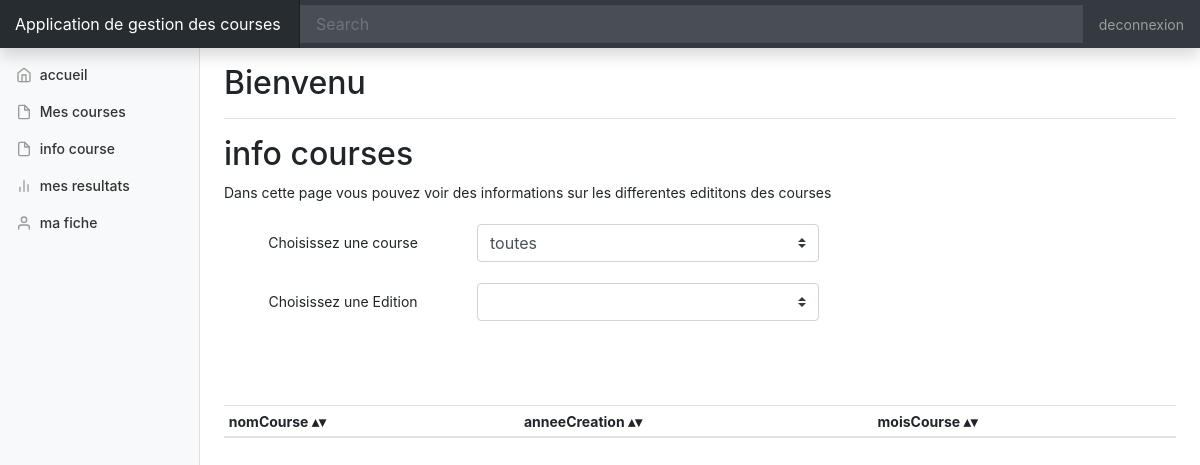
Page /projetlifbdw/adh/course.php on the earlier database version.
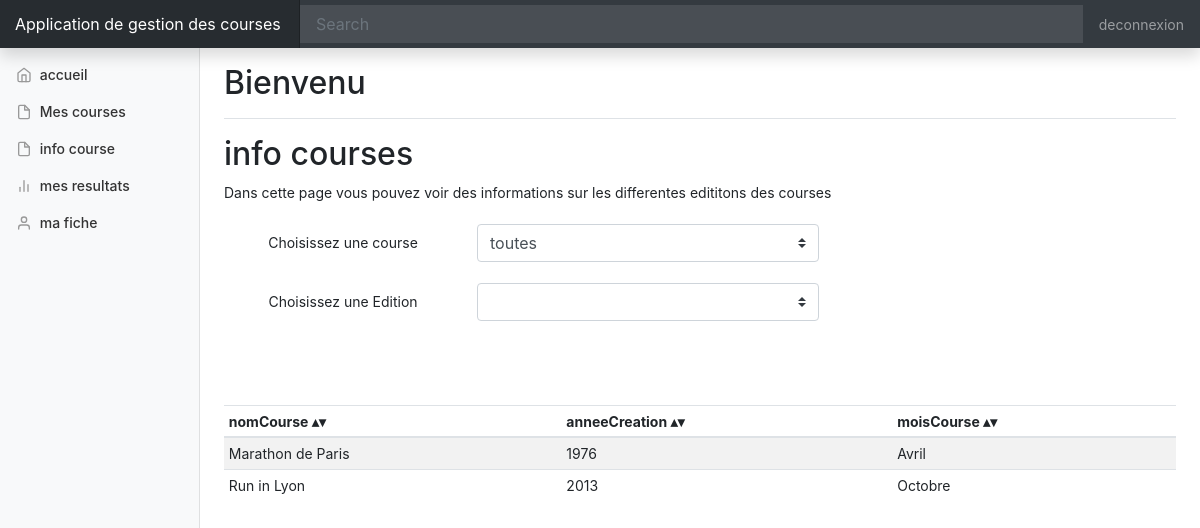
Same page on the later database version.
### tables this page shows
CREATE TABLE `Course` (
  `idCourse` int(11) NOT NULL,
  `nomC` varchar(255) NOT NULL,
  `anneeCreation` int(11) NOT NULL,
  `moisCourse` varchar(255) DEFAULT NULL
);

### projetlifbdw/adh/course.php (the view, shortened to what this page needs)
<?php $status = session_status();
if (file_exists('../includes/functions.php')) {
    include_once('../includes/functions.php');}
?>
<!DOCTYPE html>
<html>
    <head>
        <link href="//maxcdn.bootstrapcdn.com/bootstrap/4.0.0/css/bootstrap.min.css" rel="stylesheet" id="bootstrap-css">
    </head>
    <body>
        <?php
            $content = '
            Dans cette page vous pouvez voir des informations sur les differentes edititons des courses
             <BR> <BR>
            <form id="course_info_form"  class="col-md-offset-2">
            <div class="form-inline ">
            <label  class="col-md-3" for="select">Choisissez une course</label>
            <div class="col-lg-9 ">
            <select class="form-control   custom-select"  style = " width: 50%"  id="select_course" name="select_course">
            <option value="0" selected> toutes</option>';
                $table_de_course = import_load_course();
                foreach ($table_de_course as $key => $course) {
                    if ($key==0) continue;
                    else $content .= "<option value='" . $course['idCourse'] ."'> ". $course['nomC'] ."</option>";
                }
    $content .= '
                </select>
                </div>
                </div>
                <br>
                <div class="form-inline">
                <label class="col-md-3" for="select_edition"> Choisissez une Edition</label>
                <div class="col-lg-9">
                <select class="form-control custom-select" style = " width: 50%"  id="select_edition" name="select_edition" required>
                </select>
                </div>
                </div>
                    <br>
                    <!-- <div class="form-inline">
                <label class="col-md-3" for="select_epreuve"> Choisissez une epreuve</label>
                <div class="col-lg-9">
                <select class="form-control custom-select"  style = " width: 50%" id="select_epreuve" name="select_epreuve" required>
                </select>
                </div>
                </div>
                <br>
                <input type="hidden" class="form-control" name="course_info_adh_hidden_sender" value="1">
                <div class="text-center">
                <button type="submit" class="btn btn-primary center-block" id = "submit_course_info_adh" value = "submit_course_info_adh"  name = "submit_course_info_adh">soumettre</button>
                </div>-->
                </form>
                    <BR><BR><BR>
                <div id ="query_table_response">'.
                ad_get_liste_courses()
                .'</div>
                ';
        get_dashboard_template($content,"info courses");
        ?>
    </body>
</html>

### projetlifbdw/includes/connexcionBD.php (shortened to what this page needs)
<?php
$dbHost = "localhost";
$dbUser = "root";
$dbPwd = "";
$dbName = "baselifbdw1_p1714033_p1707606";
$conn = new mysqli($dbHost, $dbUser, $dbPwd, $dbName);
function traiterRequete($req){
    GLOBAL $conn;
	if ($conn->connect_error) {
    	die("Connection failed: " . $conn->connect_error);
	}
    else return mysqli_query($conn, $req);
}
function traiterRequeteK($req)
{
  GLOBAL $conn;
  $connexion = $conn;
  if(mysqli_connect_errno())
    printf("Échec de la connexion :%s",mysqli_connect_error()) ;
  else {
    $tableauRetourne = array() ;
    $resultat = mysqli_query($connexion, $req) ;
    if($resultat == FALSE)
    printf("Échec de la requête ") ;
    else {
      $finfo = mysqli_fetch_fields($resultat);
      $entete = array() ;
      foreach ($finfo as $val){
        array_push($entete, $val->name);
      }
      $tableauRetourne[0]=$entete ;
      $cpt=1 ;
      while ($ligne = mysqli_fetch_assoc($resultat)) {
        $tableauRetourne[$cpt++]= $ligne ;
      }
    }
  }
  return $tableauRetourne;
}
function Array2Table($tableauRetourne, $show_ed = false,$show_rm = false  )
{
  $leTableau = '<table align="center" class="sortable table table-striped table-sm" id="myTable">';
  foreach ($tableauRetourne as  $key => $tuple) {
    if ($key == 0) {
      $leTableau .='<thead><tr id="tableHeader" class="header">';
      foreach ($tuple as $attribut) {
        $leTableau .= '<th>' . $attribut . '</th>';
      }
      $leTableau .='</tr></thead>';
    }
    else {
      $leTableau .='<tr>';
      foreach ($tuple as $attribut) {
        $leTableau .= '<td>' . $attribut . '</td>';
      }
      $leTableau .='</tr>';
    }
  }
  $leTableau .= '</table>';
  return $leTableau;
}
?>

### projetlifbdw/includes/dashboard.php (shortened to what this page needs)
<!doctype html>
<html lang="en">
  <head>
    <link rel="stylesheet" href="//stackpath.bootstrapcdn.com/bootstrap/4.3.1/css/bootstrap.min.css">
    <link href="../includes/css&js/dashboard.css" rel="stylesheet">
    <link href="includes/css&js/dashboard.css" rel="stylesheet">
  </head>
  <body>
    <nav class="navbar navbar-dark fixed-top bg-dark flex-md-nowrap p-0 shadow">
      <a class="navbar-brand col-sm-6 col-md-3 mr-0" href="#">Application de gestion des courses</a>
      <input  id="myInput" onkeyup="searchfilters()" class="form-control form-control-dark w-100" type="text" placeholder="Search" aria-label="Search">
      <ul class="navbar-nav px-3">
        <li class="nav-item text-nowrap">
          <a class="nav-link" href="espaceperso.php?action=logout">deconnexion</a>
        </li>
      </ul>
    </nav>
    <div class="container-fluid">
          <div class="row">
          <nav class="col-md-2 d-none d-md-block bg-light sidebar">
            <div class="sidebar-sticky">
             <ul class="nav flex-column">
            <?php   get_menu_items( $_SESSION["slogin"] ); ?>
            </ul>
          </div>
        </nav>
        <main role="main" class="col-md-9 ml-sm-auto col-lg-10 px-4">
          <div class="d-flex justify-content-between flex-wrap flex-md-nowrap align-items-center pt-3 pb-2 mb-3 border-bottom">
            <h1 class="h2">Bienvenu <?php  if(isset($_SESSION["slogin"])) echo $_SESSION["slogin"]; ?>  </h1>
          </div>
          <h2><?php if(isset($title )) echo $title;?></h2>
          <div class="
          <?php
            echo $table_responsive;
            ?>
          ">
            <?php
            echo $content;
            ?>
          </div>
        </main>
      </div>
    </div>
  </body>
</html>

### projetlifbdw/includes/functions.php (shortened to what this page needs)
<?php
include_once("connexcionBD.php");
function ad_get_liste_courses(){
  $query= "SELECT  nomC AS `nomCourse`,anneeCreation, moisCourse from Course";
  $result1 = traiterRequeteK($query);
  return Array2Table( $result1);
}
function is_admin($username){
  $username = clean_for_queries($username);
  $query= "SELECT * from Utilisateur where pseudo=  '$username' AND estAdmin=1";
  $result1 = traiterRequete($query);
  if(mysqli_num_rows($result1) > 0 ) return true;
  else return false;
}
function get_menu_items($username){
    if ( is_admin($username)){
        echo '
                <li class="nav-item">
                  <a id="accueil" class="nav-link" href="espaceperso.php?page=accueil">
                    <span data-feather="home"></span>
                    accueil <span class="sr-only">(current)</span>
                  </a>
                </li>
                <li class="nav-item">
                  <a id="courses" class="nav-link" href="espaceperso.php?page=courses">
                    <span data-feather="file"></span>
                    Courses
                  </a>
                </li>
                <li class="nav-item">
                  <a id="course" class="nav-link" href="espaceperso.php?page=course">
                    <span data-feather="shopping-cart"></span>
                    Course
                  </a>
                </li>
                <li class="nav-item">
                  <a id="import" class="nav-link" href="espaceperso.php?page=import">
                    <span data-feather="database"></span>
                    Import
                  </a>
                </li>
                <li class="nav-item">
                  <a id="resultats" class="nav-link" href="espaceperso.php?page=resultats">
                    <span data-feather="bar-chart-2"></span>
                    Resultats
                  </a>
                </li>
                <li class="nav-item">
                  <a id="adherents" class="nav-link" href="espaceperso.php?page=adherents">
                    <span data-feather="users"></span>
                    Adherents
                  </a>
                </li>
                <li class="nav-item">
                  <a id="adherent" class="nav-link" href="espaceperso.php?page=adherent">
                    <span data-feather="user"></span>
                    Adherent
                  </a>
                </li>
                ';
    }else{
        echo '
                <li class="nav-item">
                  <a id="accueil" class="nav-link" href="espaceperso.php?page=accueil">
                    <span data-feather="home"></span>
                    accueil <span class="sr-only">(current)</span>
                  </a>
                </li>
                <li class="nav-item">
                  <a id="courses" class="nav-link" href="espaceperso.php?page=courses">
                    <span data-feather="file"></span>
                    Mes courses
                  </a>
                </li>
                <li class="nav-item">
                <a id="course" class="nav-link" href="espaceperso.php?page=course">
                  <span data-feather="file"></span>
                  info course
                </a>
              </li>
                <li class="nav-item">
                  <a id="resultat" class="nav-link" href="espaceperso.php?page=resultat">
                    <span data-feather="bar-chart-2"></span>
                    mes resultats
                  </a>
                </li>
                <li class="nav-item">
                  <a id="fiche" class="nav-link" href="espaceperso.php?page=fiche">
                    <span data-feather="user"></span>
                    ma fiche
                  </a>
                </li>
                ';
    }
}
function get_dashboard_template( $content, $title,$add_link  = false, $edit_link = false, $rm_link = false, $table_responsive = "table-responsive"){
    require(dirname(__FILE__)."/dashboard.php");
}
function clean_for_queries($value)
{
    $search = array("\\",  "\x00", "\n",  "\r",  "'",  '"', "\x1a");
    $replace = array("\\\\","\\0","\\n", "\\r", "\'", '\"', "\\Z");
	$value= str_replace($search, $replace, $value);
	$value=stripslashes($value);
	$value=htmlentities($value);
	$value=strip_tags($value);
	return $value;
}
?>

### projetlifbdw/includes/css&js/dashboard.css (style rules this page uses)
body { font-size: .875rem; }
.feather { width: 16px; height: 16px; vertical-align: text-bottom; }
.sidebar { position: fixed; top: 0; bottom: 0; left: 0; z-index: 100; padding: 48px 0 0; box-shadow: inset -1px 0 0 rgba(0, 0, 0, .1); }
.sidebar-sticky { position: relative; top: 0; height: calc(100vh - 48px); padding-top: .5rem; overflow-x: hidden; overflow-y: auto; }
.sidebar .nav-link { font-weight: 500; color: #333; }
.sidebar .nav-link .feather { margin-right: 4px; color: #999; }
[role="main"] { padding-top: 48px; }
.navbar-brand { padding-top: .75rem; padding-bottom: .75rem; font-size: 1rem; background-color: rgba(0, 0, 0, .25); box-shadow: inset -1px 0 0 rgba(0, 0, 0, .25); }
.navbar .form-control { padding: .75rem 1rem; border-width: 0; border-radius: 0; }
.form-control-dark { color: #fff; background-color: rgba(255, 255, 255, .1); border-color: rgba(255, 255, 255, .1); }
table.sortable th:not(.sorttable_sorted):not(.sorttable_sorted_reverse):not(.sorttable_nosort):after { content: " \25B4\25BE" }

Differences in the rows shown:
added course: nomC "Marathon de Paris", anneeCreation "1976", moisCourse "Avril"
added course: nomC "Run in Lyon", anneeCreation "2013", moisCourse "Octobre"
